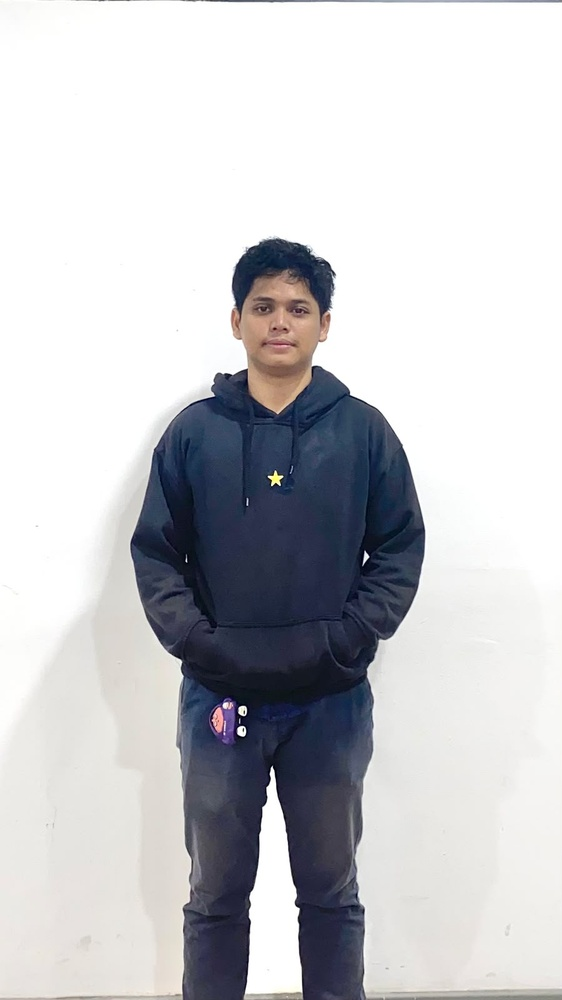
#> input picture uas/foto.jpeg, 562 x 1000 px, shrunk from 900 x 1600 before the run
$ jupyter execute 'Deteksi Tepi Pola Objek.ipynb'
#> lines starting #> are read from the running program, lines starting #| are printed output that depends on the picture; after the words box and inside, x2 and y2 are one past the last pixel; in counts of white or black regions, pixels touching at a corner belong together
[cell 1]
import cv2 as cv
import numpy as np
import matplotlib.pyplot as plt

[cell 2]
image = cv.imread("foto.jpeg")
#> image is the input picture: shape (1000, 562, 3); mean B, G, R 203.1, 199.8, 199.2
image_rgb = cv.cvtColor(image, cv.COLOR_BGR2RGB)

[cell 3]
# Ubah foto menjadi hitam putih
gray = cv.cvtColor(image, cv.COLOR_BGR2GRAY)
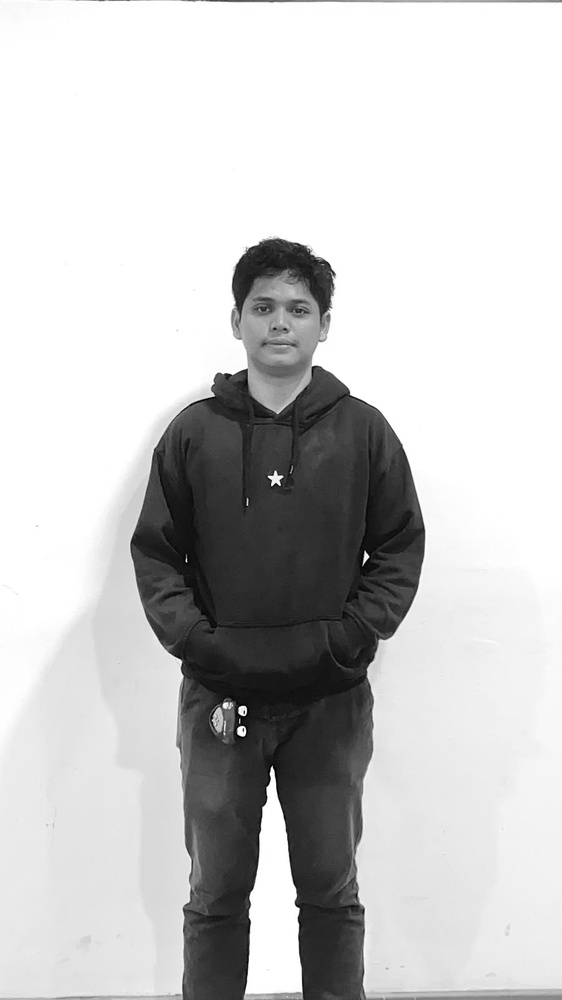
#> gray: shape (1000, 562); min 1, max 255, mean 200
blurred = cv.GaussianBlur(gray, (15, 15), 0)
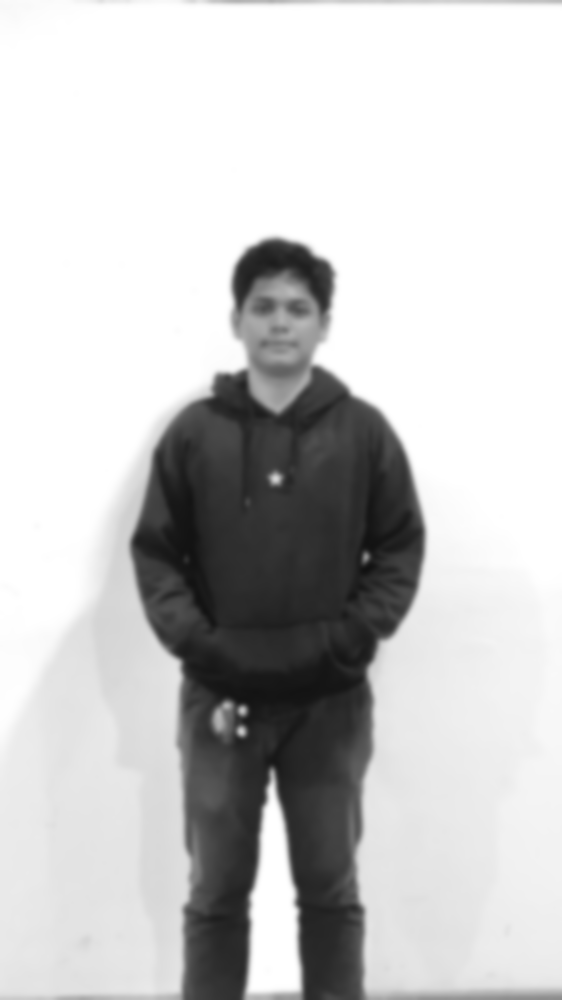
#> blurred: shape (1000, 562); min 17, max 255, mean 200.1

edges = cv.Canny(blurred, 38, 80)
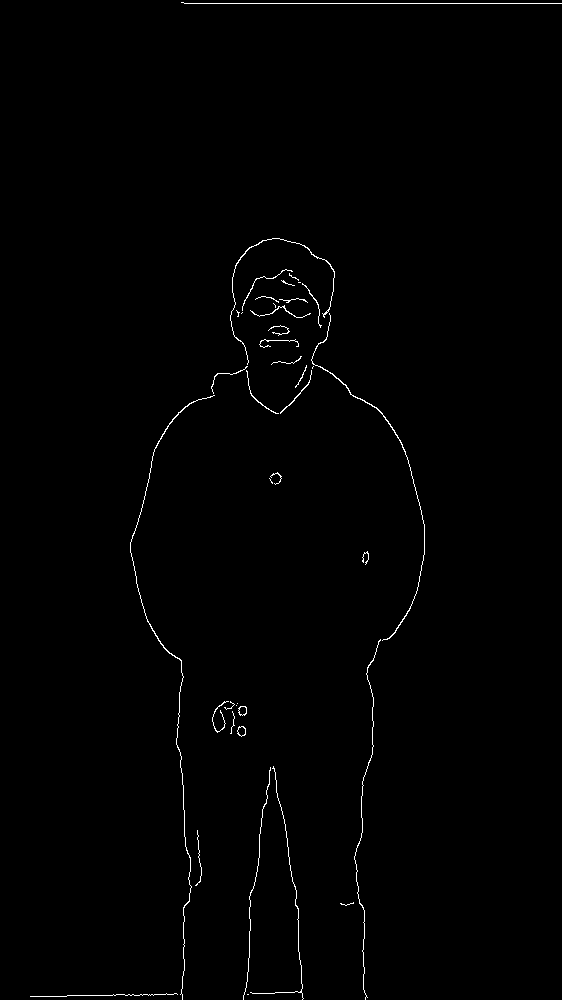
#> edges: shape (1000, 562); 0.71% white in thin lines or dots

contours, hierarchy = cv.findContours(edges, cv.RETR_EXTERNAL, cv.CHAIN_APPROX_SIMPLE)
#> contours = 40 contours, 34 with area under 20; largest, box (x1, y1, x2, y2) and area: (311, 313, 425, 641) 94, (130, 395, 215, 1000) 76, (237, 726, 246, 737) 62, (238, 706, 247, 716) 60, (230, 238, 335, 365) 54, (280, 370, 312, 414) 26

contour_image = image_rgb.copy()

cv.drawContours(contour_image, contours, -1, (0, 255, 0), 2)
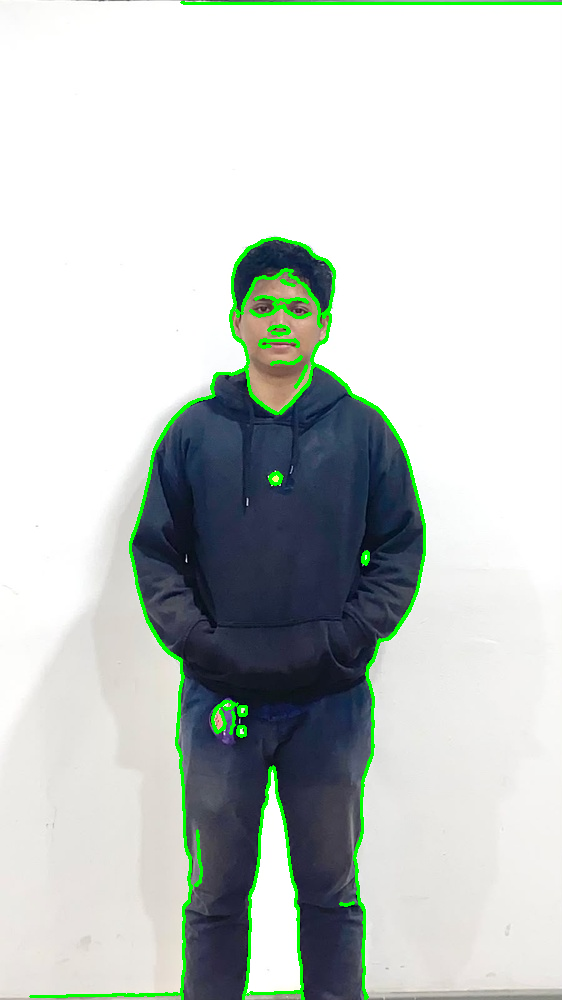
#> contour_image: shape (1000, 562, 3); mean R, G, B 195.6, 202.2, 199.6

[cell 4]
print("Output 1")
fig1, axs1 = plt.subplots(1, 2, figsize=(10, 5))

axs1[0].imshow(image_rgb)
axs1[0].set_title('Original Image')

axs1[1].imshow(edges, cmap="gray")
axs1[1].set_title('Canny Edge Detection')

plt.tight_layout()
plt.show() # Tampilkan gambar bagian atas


print("Output 2")
fig2, axs2 = plt.subplots(1, 3, figsize=(15, 5))

axs2[0].imshow(image_rgb)
axs2[0].set_title('Original Image')

axs2[1].imshow(edges, cmap="gray")
axs2[1].set_title('Canny Edge Detection')

axs2[2].imshow(contour_image)
axs2[2].set_title('Contours Detection')

plt.tight_layout()
plt.show()
